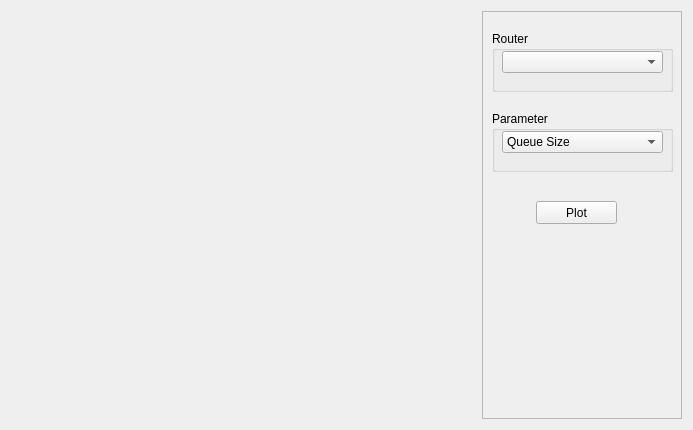
<?xml version="1.0" encoding="UTF-8"?>
<ui version="4.0">
 <class>NPlotter</class>
 <widget class="QWidget" name="NPlotter">
  <property name="geometry">
   <rect>
    <x>0</x>
    <y>0</y>
    <width>693</width>
    <height>430</height>
   </rect>
  </property>
  <property name="windowTitle">
   <string>Form</string>
  </property>
  <layout class="QVBoxLayout" name="verticalLayout">
   <item>
    <layout class="QHBoxLayout" name="horizontalLayout">
     <item>
      <widget class="QCustomPlot" name="w_plot" native="true"/>
     </item>
     <item>
      <widget class="QFrame" name="frame">
       <property name="sizePolicy">
        <sizepolicy hsizetype="Fixed" vsizetype="Preferred">
         <horstretch>0</horstretch>
         <verstretch>0</verstretch>
        </sizepolicy>
       </property>
       <property name="minimumSize">
        <size>
         <width>200</width>
         <height>0</height>
        </size>
       </property>
       <property name="maximumSize">
        <size>
         <width>200</width>
         <height>16777215</height>
        </size>
       </property>
       <property name="autoFillBackground">
        <bool>false</bool>
       </property>
       <property name="frameShape">
        <enum>QFrame::StyledPanel</enum>
       </property>
       <property name="frameShadow">
        <enum>QFrame::Plain</enum>
       </property>
       <widget class="QGroupBox" name="groupBox">
        <property name="geometry">
         <rect>
          <x>10</x>
          <y>20</y>
          <width>181</width>
          <height>61</height>
         </rect>
        </property>
        <property name="title">
         <string>Router</string>
        </property>
        <widget class="QComboBox" name="cb_router">
         <property name="geometry">
          <rect>
           <x>10</x>
           <y>20</y>
           <width>161</width>
           <height>22</height>
          </rect>
         </property>
        </widget>
       </widget>
       <widget class="QGroupBox" name="groupBox_2">
        <property name="geometry">
         <rect>
          <x>10</x>
          <y>100</y>
          <width>181</width>
          <height>61</height>
         </rect>
        </property>
        <property name="title">
         <string>Parameter</string>
        </property>
        <widget class="QComboBox" name="cb_parameter">
         <property name="geometry">
          <rect>
           <x>10</x>
           <y>20</y>
           <width>161</width>
           <height>22</height>
          </rect>
         </property>
         <item>
          <property name="text">
           <string>Queue Size</string>
          </property>
         </item>
         <item>
          <property name="text">
           <string>Residence Time</string>
          </property>
         </item>
        </widget>
       </widget>
       <widget class="QPushButton" name="pb_plot">
        <property name="geometry">
         <rect>
          <x>54</x>
          <y>190</y>
          <width>81</width>
          <height>23</height>
         </rect>
        </property>
        <property name="text">
         <string>Plot</string>
        </property>
       </widget>
      </widget>
     </item>
    </layout>
   </item>
  </layout>
 </widget>
 <customwidgets>
  <customwidget>
   <class>QCustomPlot</class>
   <extends>QWidget</extends>
   <header>qcustomplot.h</header>
   <container>1</container>
  </customwidget>
 </customwidgets>
 <resources/>
 <connections/>
</ui>
